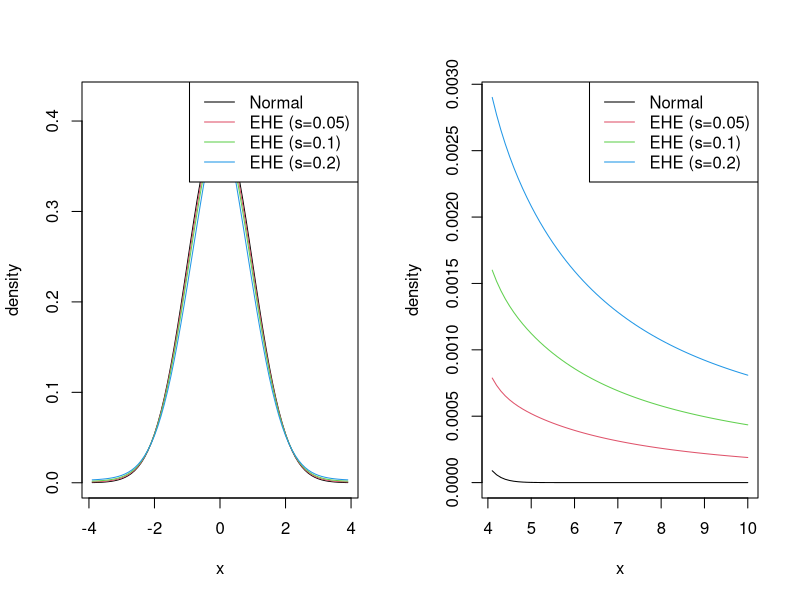
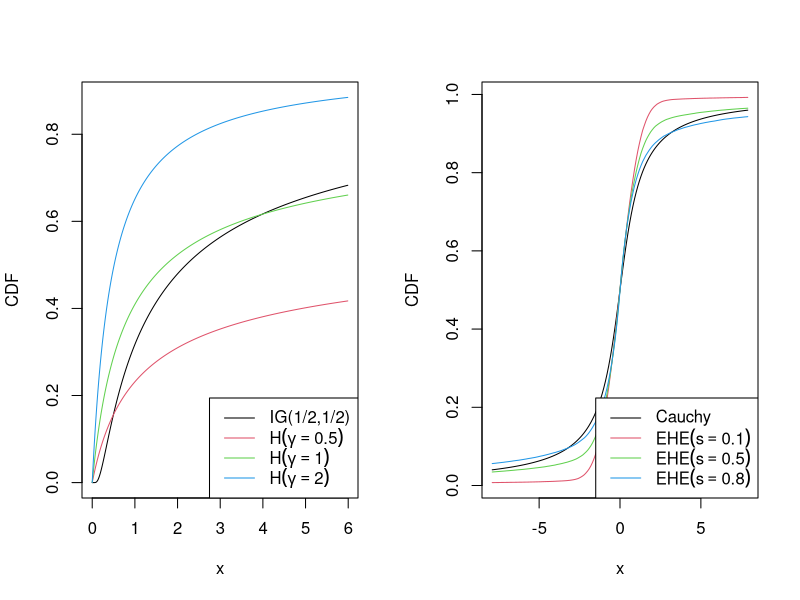

Source code (R) for these figures, in order:
##--------------------------------------##
##    Figures for density fucntions     ##
##--------------------------------------##
EHE.dens <- function(s=0.1, gam=1, ep=seq(-4, 4, by=0.1)){
  a <- 10^8
  mc <- 10000
  W <- rgamma(mc, gam, 1)
  V <- rgamma(mc, W, 1)
  V[V<0.001] <- 0.001
  U2 <- rgamma(mc, 1, V)
  U1 <- rgamma(mc, a, a)
  Z <- rbinom(mc, 1, s)
  UU <- (1-Z)*U1 + Z*U2
  
  L <- length(ep)
  U.mat <- matrix(rep(UU, L), mc, L)
  ep.mat <- t( matrix(rep(ep, mc), L, mc) )
  dens <- apply(dnorm(ep.mat, 0, sqrt(U.mat)), 2, mean)
  return(dens)
}


ep <- seq(-10, 10, by=0.1)
s.set <- c(0.05, 0.1, 0.2)
J <- length(s.set)

dens <- matrix(NA, length(ep), J)
for(k in 1:J){
  dens[,k] <- EHE.dens(s=s.set[k], gam=1, ep=ep)
}

N.dens <- dnorm(ep)
Dens <- cbind(N.dens, dens)


# figure 1 in the main document
pdf("density.pdf", width=12, height=8, pointsize=13)
par(mfcol=c(1,2))
matplot(ep[abs(ep)<4], Dens[abs(ep)<4,], type="l", lty=1, col=1:(J+1), xlab="x", ylab="density")
legend("topright", legend=c("Normal", paste0("EHE (s=",s.set,")")), lty=1, col=1:(J+1))
matplot(ep[ep>4], Dens[ep>4,], type="l", lty=1, col=1:(J+1), xlab="x", ylab="density")
legend("topright", legend=c("Normal", paste0("EHE (s=",s.set,")")), lty=1, col=1:(J+1))
dev.off()




##--------------------------------------##
##          Figures for CDF             ##
##--------------------------------------##
H.dist <- function(gam=1, ep=seq(0, 4, by=0.1)){
  dist <- 1-( 1 + log(1+ep) )^(-gam)
}


rEHE <- function(mc=100000, s=0.1, gam=1){
  a <- 10^8
  W <- rgamma(mc, gam, 1)
  V <- rgamma(mc, W, 1)
  V[V<0.001] <- 0.001
  U2 <- rgamma(mc, 1, V)
  U1 <- rgamma(mc, a, a)
  Z <- rbinom(mc, 1, s)
  UU <- (1-Z)*U1 + Z*U2
  X <- rnorm(mc,0,sqrt(UU))
  return(X)
}


ep <- seq(0, 10, by=0.01)
s.set <- c(0.5, 1, 2)
J <- length(s.set)

dist <- matrix(NA, length(ep), J+1)
dist[,1] <- 1 - pgamma(1/ep, 0.5, rate = 0.5)
for(k in 1:J){
  dist[,k+1] <- H.dist(gam=s.set[k], ep=ep)
}


ep2 <- seq(-10, 10, by=0.1)
s.set2 <- c(0.1, 0.5, 0.8)
J2 <- length(s.set2)

DIST <- matrix(NA, length(ep2), J2+1)
DIST[,1] <-  pcauchy(ep2) #pnorm(ep2)
for(k in 1:J2){
  DIST[,k+1] <- ecdf(rEHE(s=s.set2[k], gam=1))(ep2)
}


Lab1 <- c("IG(1/2,1/2)", expression(H (gamma==0.5)), expression(H (gamma==1)), expression(H (gamma==2)))
Lab2 <- c("Cauchy", expression(EHE (s==0.1)), expression(EHE (s==0.5)), expression(EHE (s==0.8)))


# figure 2 in the main document
pdf("dist.pdf", width=12, height=8, pointsize=13)
par(mfcol=c(1,2))
matplot(ep[abs(ep)<6], dist[abs(ep)<6,], type="l", lty=1, col=1:(J+1), xlab="x", ylab="CDF")
legend("bottomright", Lab1, lty=1, col=1:(J+1))
matplot(ep2[abs(ep2)<8], DIST[abs(ep2)<8,], type="l", lty=1, col=1:(J2+1), xlab="x", ylab="CDF")
legend("bottomright", Lab2, lty=1, col=1:(J2+1))
dev.off()


